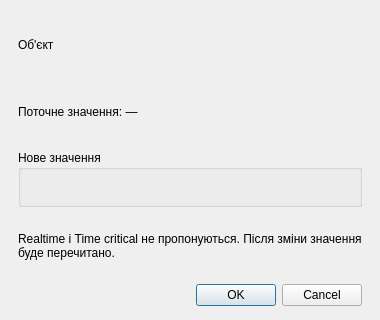
<?xml version="1.0" encoding="UTF-8"?>
<ui version="4.0">
 <class>PriorityDialog</class>
 <widget class="QDialog" name="PriorityDialog">
  <property name="geometry"><rect><x>0</x><y>0</y><width>380</width><height>320</height></rect></property>
  <property name="windowTitle"><string>Пріоритет</string></property>
  <layout class="QVBoxLayout" name="mainLayout">
   <property name="spacing"><number>10</number></property>
   <property name="leftMargin"><number>18</number></property>
   <property name="topMargin"><number>16</number></property>
   <property name="rightMargin"><number>18</number></property>
   <property name="bottomMargin"><number>14</number></property>
   <item><widget class="QLabel" name="lblTarget"><property name="text"><string>Об'єкт</string></property><property name="title" stdset="0"><bool>true</bool></property></widget></item>
   <item><widget class="QLabel" name="lblCurrent"><property name="text"><string>Поточне значення: —</string></property><property name="muted" stdset="0"><bool>true</bool></property></widget></item>
   <item>
    <widget class="QGroupBox" name="grpOptions">
     <property name="title"><string>Нове значення</string></property>
     <layout class="QVBoxLayout" name="optionsLayout"><property name="spacing"><number>6</number></property></layout>
    </widget>
   </item>
   <item><widget class="QLabel" name="lblHint">
    <property name="text"><string>Realtime і Time critical не пропонуються. Після зміни значення буде перечитано.</string></property>
    <property name="wordWrap"><bool>true</bool></property><property name="muted" stdset="0"><bool>true</bool></property></widget></item>
   <item>
    <widget class="QDialogButtonBox" name="buttonBox">
     <property name="standardButtons"><set>QDialogButtonBox::Cancel|QDialogButtonBox::Ok</set></property>
    </widget>
   </item>
  </layout>
 </widget>
 <resources/>
 <connections/>
</ui>
